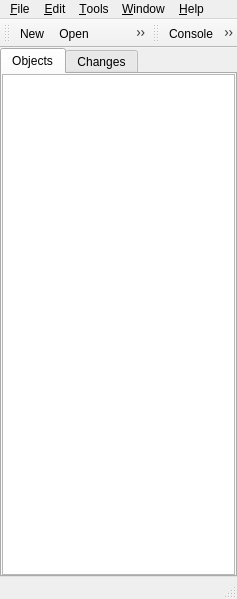
<ui version="4.0" >
 <author></author>
 <comment></comment>
 <exportmacro></exportmacro>
 <class>MainWindow</class>
 <widget class="QMainWindow" name="MainWindow" >
  <property name="geometry" >
   <rect>
    <x>0</x>
    <y>0</y>
    <width>237</width>
    <height>599</height>
   </rect>
  </property>
  <property name="contextMenuPolicy" >
   <enum>Qt::CustomContextMenu</enum>
  </property>
  <property name="windowTitle" >
   <string>Grafity</string>
  </property>
  <property name="windowIcon" >
   <iconset resource="grafity.qrc" >:/images/grafity-16.png</iconset>
  </property>
  <widget class="QWidget" name="centralwidget" >
   <layout class="QVBoxLayout" >
    <property name="margin" >
     <number>0</number>
    </property>
    <property name="spacing" >
     <number>6</number>
    </property>
    <item>
     <widget class="QTabWidget" name="tabWidget" >
      <widget class="QWidget" name="tab" >
       <attribute name="title" >
        <string>Objects</string>
       </attribute>
       <layout class="QHBoxLayout" >
        <property name="margin" >
         <number>0</number>
        </property>
        <property name="spacing" >
         <number>6</number>
        </property>
        <item>
         <widget class="QTreeView" name="tree" >
          <property name="alternatingRowColors" >
           <bool>true</bool>
          </property>
         </widget>
        </item>
       </layout>
      </widget>
      <widget class="QWidget" name="tab_2" >
       <attribute name="title" >
        <string>Changes</string>
       </attribute>
      </widget>
     </widget>
    </item>
   </layout>
  </widget>
  <widget class="QMenuBar" name="menubar" >
   <property name="geometry" >
    <rect>
     <x>0</x>
     <y>0</y>
     <width>237</width>
     <height>31</height>
    </rect>
   </property>
   <widget class="QMenu" name="menu_Help" >
    <property name="title" >
     <string>&amp;Help</string>
    </property>
   </widget>
   <widget class="QMenu" name="menu_File" >
    <property name="title" >
     <string>&amp;File</string>
    </property>
    <addaction name="action_New" />
    <addaction name="action_Open" />
    <addaction name="separator" />
    <addaction name="action_Save" />
    <addaction name="action_Save_As" />
    <addaction name="separator" />
    <addaction name="actionE_xit" />
   </widget>
   <widget class="QMenu" name="menu_Window" >
    <property name="title" >
     <string>&amp;Window</string>
    </property>
    <addaction name="actionConsole" />
    <addaction name="actionProperties" />
    <addaction name="separator" />
   </widget>
   <widget class="QMenu" name="menu_Tools" >
    <property name="title" >
     <string>&amp;Tools</string>
    </property>
   </widget>
   <widget class="QMenu" name="menu_Edit" >
    <property name="title" >
     <string>&amp;Edit</string>
    </property>
    <addaction name="action_Undo" />
    <addaction name="action_Redo" />
    <addaction name="separator" />
   </widget>
   <addaction name="menu_File" />
   <addaction name="menu_Edit" />
   <addaction name="menu_Tools" />
   <addaction name="menu_Window" />
   <addaction name="menu_Help" />
  </widget>
  <widget class="QStatusBar" name="statusbar" >
   <property name="geometry" >
    <rect>
     <x>0</x>
     <y>575</y>
     <width>237</width>
     <height>24</height>
    </rect>
   </property>
  </widget>
  <widget class="QToolBar" name="toolBar" >
   <property name="layoutDirection" >
    <enum>Qt::LeftToRight</enum>
   </property>
   <property name="movable" >
    <bool>true</bool>
   </property>
   <property name="orientation" >
    <enum>Qt::Horizontal</enum>
   </property>
   <attribute name="toolBarArea" >
    <number>4</number>
   </attribute>
   <addaction name="action_New" />
   <addaction name="action_Open" />
   <addaction name="action_Save" />
   <addaction name="action_Save_As" />
   <addaction name="separator" />
   <addaction name="actionE_xit" />
  </widget>
  <widget class="QToolBar" name="toolBar_3" >
   <property name="layoutDirection" >
    <enum>Qt::LeftToRight</enum>
   </property>
   <property name="movable" >
    <bool>true</bool>
   </property>
   <property name="orientation" >
    <enum>Qt::Horizontal</enum>
   </property>
   <attribute name="toolBarArea" >
    <number>4</number>
   </attribute>
   <addaction name="actionConsole" />
   <addaction name="actionProperties" />
   <addaction name="separator" />
   <addaction name="actionNew_Graph" />
   <addaction name="actionNew_Worksheet" />
   <addaction name="actionNew_Folder" />
  </widget>
  <action name="action_New" >
   <property name="icon" >
    <iconset resource="grafity.qrc" >:/images/general/new.png</iconset>
   </property>
   <property name="text" >
    <string>&amp;New</string>
   </property>
  </action>
  <action name="action_Open" >
   <property name="icon" >
    <iconset resource="grafity.qrc" >:/images/general/open.png</iconset>
   </property>
   <property name="text" >
    <string>&amp;Open...</string>
   </property>
  </action>
  <action name="action_Save" >
   <property name="icon" >
    <iconset resource="grafity.qrc" >:/images/general/save.png</iconset>
   </property>
   <property name="text" >
    <string>&amp;Save</string>
   </property>
  </action>
  <action name="action_Save_As" >
   <property name="icon" >
    <iconset resource="grafity.qrc" >:/images/general/saveas.png</iconset>
   </property>
   <property name="text" >
    <string>&amp;Save As...</string>
   </property>
  </action>
  <action name="actionNew_Worksheet" >
   <property name="icon" >
    <iconset resource="grafity.qrc" >:/images/general/new-worksheet.png</iconset>
   </property>
   <property name="text" >
    <string>New &amp;Worksheet</string>
   </property>
  </action>
  <action name="actionNew_Graph" >
   <property name="icon" >
    <iconset resource="grafity.qrc" >:/images/general/new-graph.png</iconset>
   </property>
   <property name="text" >
    <string>New &amp;Graph</string>
   </property>
  </action>
  <action name="actionNew_Folder" >
   <property name="icon" >
    <iconset resource="grafity.qrc" >:/images/general/new-folder.png</iconset>
   </property>
   <property name="text" >
    <string>New &amp;Folder</string>
   </property>
  </action>
  <action name="action_Undo" >
   <property name="icon" >
    <iconset resource="grafity.qrc" >:/images/general/undo.png</iconset>
   </property>
   <property name="text" >
    <string>&amp;Undo</string>
   </property>
  </action>
  <action name="action_Redo" >
   <property name="icon" >
    <iconset resource="grafity.qrc" >:/images/general/redo.png</iconset>
   </property>
   <property name="text" >
    <string>&amp;Redo</string>
   </property>
  </action>
  <action name="actionE_xit" >
   <property name="icon" >
    <iconset resource="grafity.qrc" >:/images/general/exit.png</iconset>
   </property>
   <property name="text" >
    <string>E&amp;xit</string>
   </property>
  </action>
  <action name="actionConsole" >
   <property name="icon" >
    <iconset resource="grafity.qrc" >:/images/general/script.png</iconset>
   </property>
   <property name="text" >
    <string>Console</string>
   </property>
  </action>
  <action name="actionProperties" >
   <property name="icon" >
    <iconset resource="grafity.qrc" >:/images/properties.png</iconset>
   </property>
   <property name="text" >
    <string>properties</string>
   </property>
  </action>
 </widget>
 <pixmapfunction></pixmapfunction>
 <resources>
  <include location="grafity.qrc" />
 </resources>
 <connections/>
</ui>
